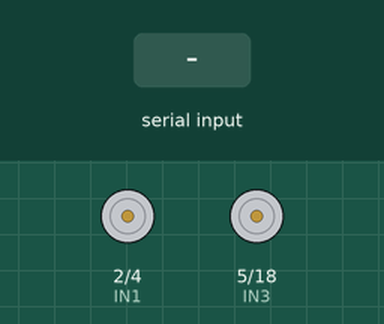
Recording of a sketch running on a simulated ESP32. Shown: motor-driver pin pairs drawn as motors (green arrow = first pin HIGH = forward, orange = second pin HIGH = backward, longer = more drive). The test bench sets the inputs (shaded band). Nothing arrives over Bluetooth unless stated; what the sketch prints to the serial monitor is not drawn.

Above: at 1.2 s.
1.3 s: "F" received over the second serial link
At 2.1 s:
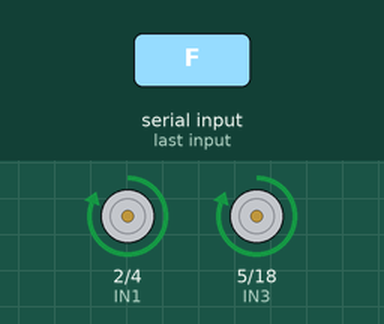
2.8 s: "B" received over the second serial link
At 3.2 s:
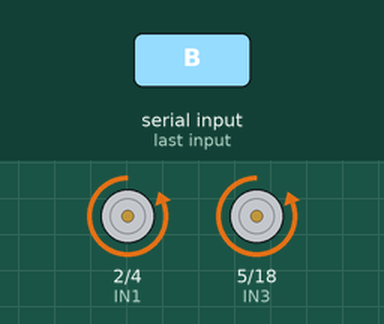
4.3 s: "L" received over the second serial link
At 5.5 s:
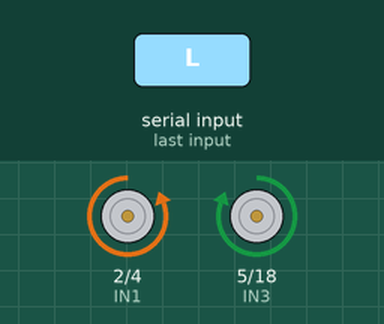
5.8 s: "R" received over the second serial link
At 6.7 s:
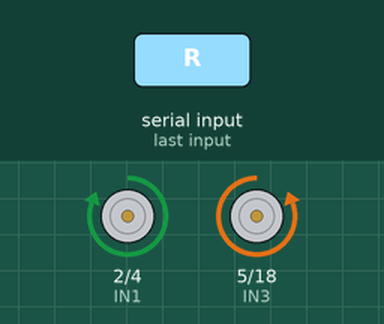
Timing chart, 0 to 8.3 s (numbered marks = the images above; inputs shaded):
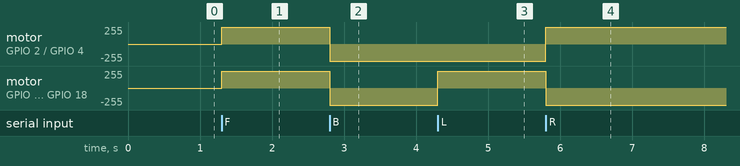

The sketch:

WRANGLER.ino
```cpp
#include "BluetoothSerial.h"   // Library for Bluetooth

BluetoothSerial SerialBT;

// Motor driver pins (L298N / L293D)
#define IN1 2
#define IN2 4
#define IN3 5
#define IN4 18

void forward() {
  digitalWrite(IN1, HIGH);
  digitalWrite(IN2, LOW);
  digitalWrite(IN3, HIGH);
  digitalWrite(IN4, LOW);
}

void backward() {
  digitalWrite(IN1, LOW);
  digitalWrite(IN2, HIGH);
  digitalWrite(IN3, LOW);
  digitalWrite(IN4, HIGH);
}

void left() {
  digitalWrite(IN1, LOW);
  digitalWrite(IN2, HIGH);
  digitalWrite(IN3, HIGH);
  digitalWrite(IN4, LOW);
}

void right() {
  digitalWrite(IN1, HIGH);
  digitalWrite(IN2, LOW);
  digitalWrite(IN3, LOW);
  digitalWrite(IN4, HIGH);
}

void stopCar() {
  digitalWrite(IN1, LOW);
  digitalWrite(IN2, LOW);
  digitalWrite(IN3, LOW);
  digitalWrite(IN4, LOW);
}

void setup() {
  Serial.begin(115200);
  SerialBT.begin("WRANGLER");  // Bluetooth device name

  pinMode(IN1, OUTPUT);
  pinMode(IN2, OUTPUT);
  pinMode(IN3, OUTPUT);
  pinMode(IN4, OUTPUT);
  stopCar();

  Serial.println("✅ Bluetooth Car Ready. Pair with ESP32-CAR");
}

void loop() {
  if (SerialBT.available()) {
    char command = SerialBT.read();  // Read incoming Bluetooth data
    Serial.println(command);

    switch (command) {
      case 'F': forward(); break;   // Forward
      case 'B': backward(); break;  // Backward
      case 'L': left(); break;      // Left
      case 'R': right(); break;     // Right
      case 'S': stopCar(); break;   // Stop
    }
  }
}
```

Measured:
- after the input at 1.3 s, motor on GPIO 2 (IN1) / GPIO 4 (IN2), motor on GPIO 5 (IN3) / GPIO 18 (IN4): stopped → forward 255/255 at once
- after the input at 2.8 s, motor on GPIO 2 (IN1) / GPIO 4 (IN2), motor on GPIO 5 (IN3) / GPIO 18 (IN4): forward 255/255 → backward 255/255 at once
- after the input at 4.3 s, motor on GPIO 5 (IN3) / GPIO 18 (IN4): backward 255/255 → forward 255/255 at once
- after the input at 5.8 s, motor on GPIO 2 (IN1) / GPIO 4 (IN2): backward 255/255 → forward 255/255 at once; motor on GPIO 5 (IN3) / GPIO 18 (IN4): forward 255/255 → backward 255/255 at once
